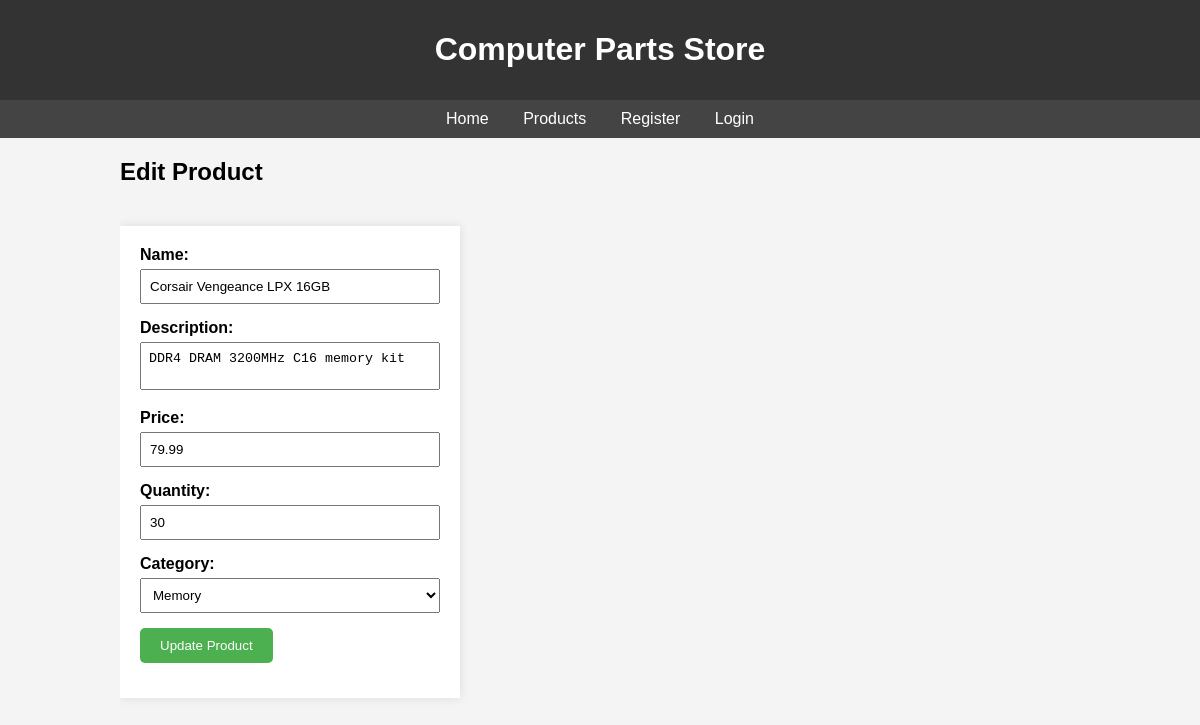
Page /functions/product_edit.php?id=34 on the committed database.
### tables this page shows
CREATE TABLE `products` (
  `id` int(11) NOT NULL,
  `name` varchar(255) NOT NULL,
  `description` text NOT NULL,
  `price` decimal(10,2) NOT NULL,
  `quantity` int(11) NOT NULL,
  `category_id` int(11) DEFAULT NULL
);

### functions/product_edit.php (the view, shortened to what this page needs)
<?php
include('../includes/template.php');
include('../includes/db.php');
?>
<h2>Edit Product</h2>
<?php
if (isset($_GET['id'])) {
    $id = $_GET['id'];
    $sql = "SELECT * FROM products WHERE id='$id'";
    $result = $conn->query($sql);
    if ($result->num_rows > 0) {
        $row = $result->fetch_assoc();
        ?>
        <div class="product-edit-form">
            <form method="post" action="product_edit.php" class="product-edit-form">
                <div>
                    <label for="name">Name:</label>
                    <input type="text" id="name" name="name" value="<?php echo $row['name']; ?>" required>
                </div>
                <div>
                    <label for="description">Description:</label>
                    <textarea id="description" name="description" required><?php echo $row['description']; ?></textarea>
                </div>
                <div>
                    <label for="price">Price:</label>
                    <input type="text" id="price" name="price" value="<?php echo $row['price']; ?>" required>
                </div>
                <div>
                    <label for="quantity">Quantity:</label>
                    <input type="number" id="quantity" name="quantity" value="<?php echo $row['quantity']; ?>" required>
                </div>
                <div>
                    <label for="category">Category:</label>
                    <select id="category" name="category">
                        <?php
                        $sql = "SELECT id, name FROM categories";
                        $result = $conn->query($sql);
                        if ($result->num_rows > 0) {
                            while($category = $result->fetch_assoc()) {
                                $selected = $row['category_id'] == $category['id'] ? "selected" : "";
                                echo "<option value='" . $category['id'] . "' $selected>" . $category['name'] . "</option>";
                            }
                        }
                        ?>
                    </select>
                </div>
                <div>
                    <input type="submit" value="Update Product">
                </div>
            </form>
        </div>
        <?php
    } else {
        echo "Product not found";
    }
} else {
    echo "No product id provided.";
}
?>

### includes/styles.css (style rules this page uses)
body { font-family: Arial, sans-serif; background-color: #f4f4f4; margin: 0; padding: 0; }
form { background: #fff; padding: 20px; box-shadow: 0 0 10px rgba(0, 0, 0, 0.1); margin-bottom: 20px; }
.product-edit-form { display: flex; flex-direction: column; width: 300px; margin: 20px 0; }
.product-edit-form div { margin-bottom: 15px; }
.product-edit-form label { font-weight: bold; }
.product-edit-form input[type="text"], .product-edit-form input[type="number"], .product-edit-form textarea, .product-edit-form select { width: 100%; padding: 8px; margin-top: 5px; box-sizing: border-box; }
.product-edit-form input[type="submit"] { width: auto; padding: 10px 20px; background-color: #4CAF50; color: white; border: none; border-radius: 5px; cursor: pointer; }
textarea { resize: none; }

### rows in the picture
products: name "Corsair Vengeance LPX 16GB", description "DDR4 DRAM 3200MHz C16 memory kit", price "79.99", quantity "30"

### other values in the picture
form field category "Memory"
